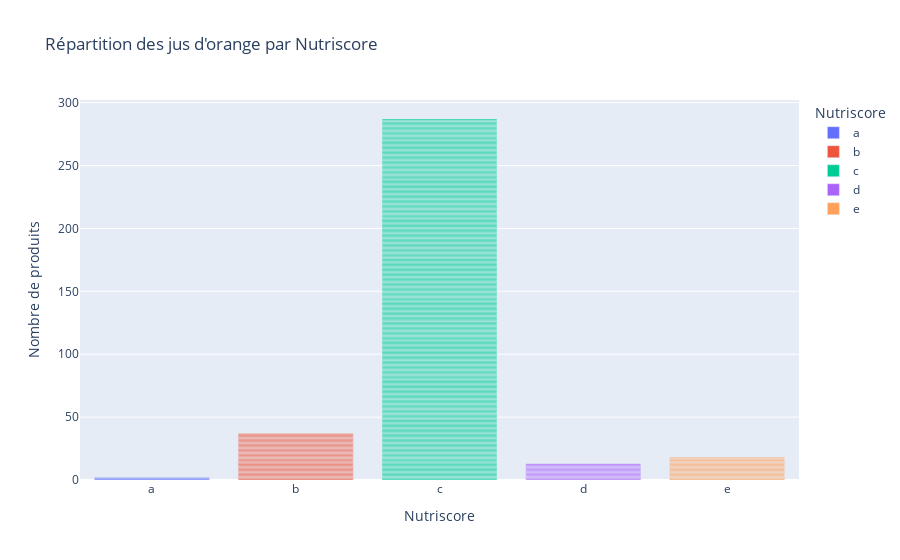

The notebook cell this image was saved under:
### Code cell
# visualisation
fig = px.bar(df_nutriscore, x="nutriscore_grade", color="nutriscore_grade", labels={
                     "nutriscore_grade": "Nutriscore",
                     "count": "Nombre de produits",
                 },
                title="Répartition des jus d'orange par Nutriscore",
             category_orders={"nutriscore_grade":['a','b','c','d','e']})
#fig.update_layout(xaxis={'categoryorder':'total descending'})
fig.show()

### Figure 1 — Plotly figure (JSON) as saved in the notebook; plotly's stock layout.template omitted (floating-point values rounded to 4 significant figures; data arrays with more than 128 entries replaced by an {"elided": "..."} marker saying what was removed)
{"data": [{"alignmentgroup": "True", "hovertemplate": "Nutriscore=%{x}<br>Nombre de produits=%{y}<extra></extra>", "legendgroup": "a", "marker": {"color": "#636efa", "pattern": {"shape": ""}}, "name": "a", "offsetgroup": "a", "orientation": "v", "showlegend": true, "textposition": "auto", "type": "bar", "x": ["a", "a"], "xaxis": "x", "y": [1, 1], "yaxis": "y"}, {"alignmentgroup": "True", "hovertemplate": "Nutriscore=%{x}<br>Nombre de produits=%{y}<extra></extra>", "legendgroup": "b", "marker": {"color": "#EF553B", "pattern": {"shape": ""}}, "name": "b", "offsetgroup": "b", "orientation": "v", "showlegend": true, "textposition": "auto", "type": "bar", "x": ["b", "b", "b", "b", "b", "b", "b", "b", "b", "b", "b", "b", "b", "b", "b", "b", "b", "b", "b", "b", "b", "b", "b", "b", "b", "b", "b", "b", "b", "b", "b", "b", "b", "b", "b", "b", "b"], "xaxis": "x", "y": [1, 1, 1, 1, 1, 1, 1, 1, 1, 1, 1, 1, 1, 1, 1, 1, 1, 1, 1, 1, 1, 1, 1, 1, 1, 1, 1, 1, 1, 1, 1, 1, 1, 1, 1, 1, 1], "yaxis": "y"}, {"alignmentgroup": "True", "hovertemplate": "Nutriscore=%{x}<br>Nombre de produits=%{y}<extra></extra>", "legendgroup": "c", "marker": {"color": "#00cc96", "pattern": {"shape": ""}}, "name": "c", "offsetgroup": "c", "orientation": "v", "showlegend": true, "textposition": "auto", "type": "bar", "x": {"elided": "287 str values"}, "xaxis": "x", "y": {"elided": "287 int values"}, "yaxis": "y"}, {"alignmentgroup": "True", "hovertemplate": "Nutriscore=%{x}<br>Nombre de produits=%{y}<extra></extra>", "legendgroup": "d", "marker": {"color": "#ab63fa", "pattern": {"shape": ""}}, "name": "d", "offsetgroup": "d", "orientation": "v", "showlegend": true, "textposition": "auto", "type": "bar", "x": ["d", "d", "d", "d", "d", "d", "d", "d", "d", "d", "d", "d", "d"], "xaxis": "x", "y": [1, 1, 1, 1, 1, 1, 1, 1, 1, 1, 1, 1, 1], "yaxis": "y"}, {"alignmentgroup": "True", "hovertemplate": "Nutriscore=%{x}<br>Nombre de produits=%{y}<extra></extra>", "legendgroup": "e", "marker": {"color": "#FFA15A", "pattern": {"shape": ""}}, "name": "e", "offsetgroup": "e", "orientation": "v", "showlegend": true, "textposition": "auto", "type": "bar", "x": ["e", "e", "e", "e", "e", "e", "e", "e", "e", "e", "e", "e", "e", "e", "e", "e", "e", "e"], "xaxis": "x", "y": [1, 1, 1, 1, 1, 1, 1, 1, 1, 1, 1, 1, 1, 1, 1, 1, 1, 1], "yaxis": "y"}], "layout": {"barmode": "relative", "legend": {"title": {"text": "Nutriscore"}, "tracegroupgap": 0}, "title": {"text": "Répartition des jus d'orange par Nutriscore"}, "xaxis": {"anchor": "y", "categoryarray": ["a", "b", "c", "d", "e"], "categoryorder": "array", "domain": [0, 1], "title": {"text": "Nutriscore"}}, "yaxis": {"anchor": "x", "domain": [0, 1], "title": {"text": "Nombre de produits"}}}}
